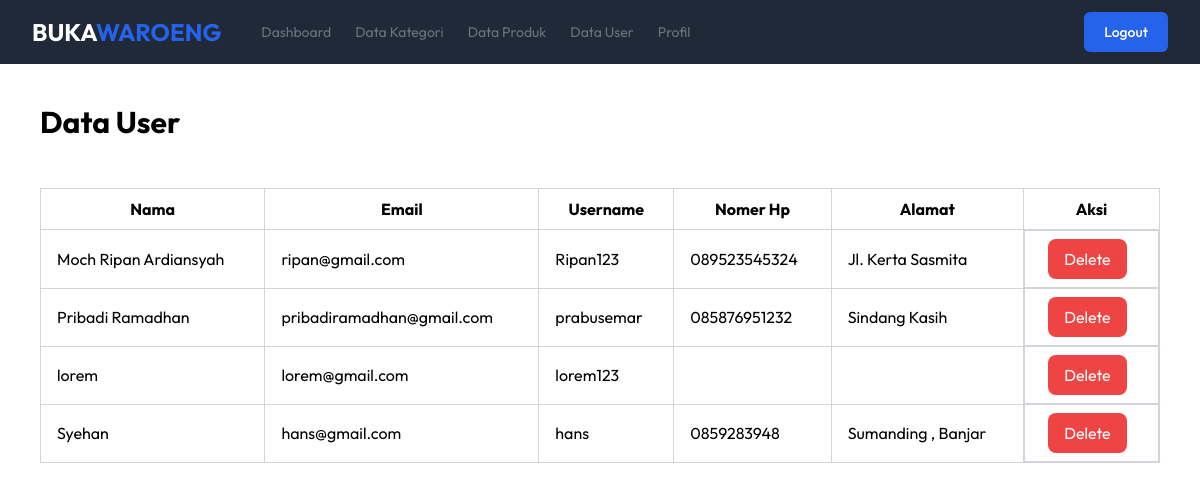
Screenshot of /data_user.php (signed in) with the database file from the repository.
### tables this page shows
CREATE TABLE `user` (
  `id` int NOT NULL,
  `name` varchar(100) NOT NULL,
  `username` varchar(100) NOT NULL,
  `password` varchar(100) NOT NULL,
  `nomer_hp` varchar(100) NOT NULL,
  `email` varchar(100) NOT NULL,
  `alamat` text NOT NULL,
  `level` int NOT NULL
);

### data_user.php (the view, shortened to what this page needs)
<!DOCTYPE html>
<html lang="en">
<head>
    <script src="https://cdn.tailwindcss.com"></script>
    <link rel="stylesheet" href="https://cdnjs.cloudflare.com/ajax/libs/font-awesome/6.5.2/css/all.min.css"
 />
    <link rel="stylesheet" href="index.css">
</head>
<body>
    <header class="bg-gray-800 w-full z-10">
        <div class="mx-auto flex h-16 max-w-screen-xl items-center justify-between gap-8 px-4 sm:px-6 lg:px-8">
             <a class="block text-teal-600 mx-auto md:mx-0" href="#">
                <h1 class="text-[15px] sm:text-2xl font-bold text-white">BUKA<span class="text-blue-600">WAROENG</span>
                </h1>
            </a>
            <div class="hidden md:flex flex flex-1 items-center justify-end md:justify-between">
                <ul class="hidden md:flex items-center  flex flex-row gap-2 text-sm">
                    <li>
                        <a class="text-gray-500 transition hover:text-gray-500/75 py-3 px-2" href="dashboard.php"> Dashboard </a>
                    </li>
                    <li>
                        <a class="text-gray-500 transition hover:text-gray-500/75 py-3 px-2" href="data_kategori.php"> Data
                            Kategori </a>
                    </li>
                    <li>
                        <a class="text-gray-500 transition hover:text-gray-500/75 py-3 px-2" href="data_produk.php"> Data Produk
                        </a>
                    </li>
                    <li>
                        <a class="text-gray-500 transition hover:text-gray-500/75 py-3 px-2" href="data_user.php"> Data User </a>
                    </li>
                    <li>
                        <a class="text-gray-500 transition hover:text-gray-500/75 py-3 px-2" href="profil.php"> Profil </a>
                    </li>
                </ul>
            </div>
            <div class=" md:flex items-center gap-4">
                <a class="rounded-md bg-blue-600 px-5 py-2.5 text-sm font-medium text-white transition hover:bg-blue-700"
                    href="logikalogout.php">
                    Logout
                </a>
            </div>
        </div>
    </header>
    <div class="w-full min-h-screen flex flex-col p-10">
        <h1 class="text-3xl font-bold mb-6">Data User</h1>
        <div class="overflow-x-auto w-full">
            <table class="table-auto w-full mt-6 border border-gray-300">
                <thead>
                    <tr>
                        <th class="border border-gray-300 px-4 py-2">Nama</th>
                        <th class="border border-gray-300 px-4 py-2">Email</th>
                        <th class="border border-gray-300 px-4 py-2">Username</th>
                        <th class="border border-gray-300 px-4 py-2">Nomer Hp</th>
                        <th class="border border-gray-300 px-4 py-2">Alamat</th>
                        <th class="border border-gray-300 px-4 py-2">Aksi</th>
                    </tr>
                </thead>
                <tbody>
                    <?php
                $conn = mysqli_connect("localhost", "root", "", "db_katalog_produk");
                    $query = "SELECT * FROM user WHERE level = 2";
                    $result = mysqli_query($conn, $query);
                    while ($row = mysqli_fetch_assoc($result)) {
                        ?>
                    <tr>
                        <td class="border border-gray-300 px-4 py-2">
                            <?php echo $row['name']; ?>
                        </td>
                        <td class="border border-gray-300 px-4 py-2">
                            <?php echo $row['email']; ?>
                        </td>
                        <td class="border border-gray-300 px-4 py-2">
                            <?php echo $row['username']; ?>
                        </td>
                        <td class="border border-gray-300 px-4 py-2">
                            <?php echo $row['nomer_hp']; ?>
                        </td>
                        <td class="border border-gray-300 px-4 py-2">
                            <?php echo $row['alamat']; ?>
                        </td>
                        <td class="border border-gray-300 px-4 py-2 flex justify-center items-center">
                            <a href="delete_user.php?id=<?php echo $row['id']; ?>"
                                class="bg-red-500 px-4 py-2 text-white hover:bg-red-600 rounded-lg mr-2">Delete</a>
                        </td>
                    </tr>
                    <?php
                    }
                    ?>
                </tbody>
            </table>
        </div>
    </div>
</body>
</html>

### index.css (style rules this page uses)
body { font-family: "Outfit", sans-serif; }
h1, h2, h3, h4, h5, h6, p, a { text-decoration: none; }
ul { list-style: none; }

### data_user.php (style rules this page uses)
.hidden { display: none; }

### rows the page displays
user: name "Moch Ripan Ardiansyah", email "ripan@gmail.com", username "Ripan123", nomer_hp "089523545324", alamat "Jl. Kerta Sasmita"
user: name "Pribadi Ramadhan", email "pribadiramadhan@gmail.com", username "prabusemar", nomer_hp "085876951232", alamat "Sindang Kasih"
user: name "lorem", email "lorem@gmail.com", username "lorem123"
user: name "Syehan", email "hans@gmail.com", username "hans", nomer_hp "0859283948", alamat "Sumanding , Banjar"
